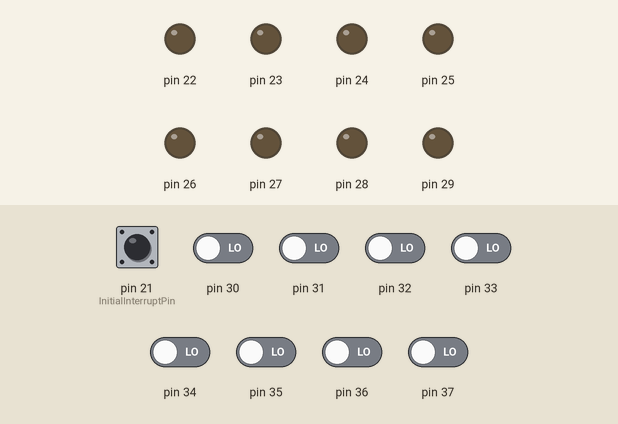
Simulated run of this sketch. Board: Arduino Mega 2560, built with avr-gcc and run on an emulated ATmega2560. Shown: output pins drawn as LEDs (lit = HIGH). Inputs (shaded band) come from the test bench; at power-on: pin 21 (InitialInterruptPin) HIGH, pin 30–37 LOW.

Above: at 1.2 s.
1.3 s: pin 21 (InitialInterruptPin) pulled LOW for 0.15 s
At 2.5 s:
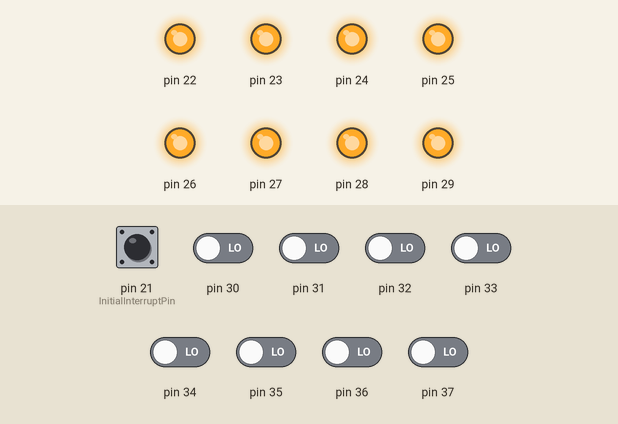
Timing chart, 0 to 4.3 s (numbered marks = the images above; inputs shaded):
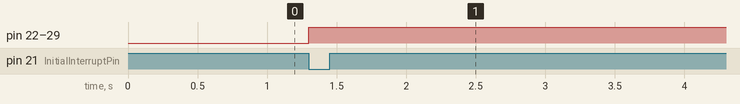

The sketch:

flankenerkunnung_interrupt_casi_sa77.ino
```cpp
#include <MaxMatrix.h>

const byte InitialInterruptPin = 21;
byte input = 0;

void setup() {
  // put your setup code here, to run once:
  DDRA=B11111111 ;
  DDRC =B00000000;
  pinMode(InitialInterruptPin, INPUT_PULLUP);
  attachInterrupt(digitalPinToInterrupt(InitialInterruptPin), playtone, FALLING);
}

void loop() {
  // put your main code here, to run repeatedly:

}
void timerstart() {
  cli();//stop interrupts
  TCCR2A = 0;// set entire TCCR2A register to 0
  TCCR2B = 0;// same for TCCR2B
  TCNT2  = 0;//initialize counter value to 0
  // set compare match register for 8khz increments
  OCR2A = 34;// = (16*10^6) / (7142,8571428571*64) - 1 (must be <256)
  // turn on CTC mode
  TCCR2A |= (1 << WGM21);
  // Set CS22 bit for 64 prescaler
  TCCR2B |= (1 << CS22);
  // enable timer compare interrupt
  TIMSK2 |= (1 << OCIE2A);
  sei();
}

ISR(TIMER2_COMPA_vect)
{
    playtone();
}

void playtone()
{
  input = PINC;
  switch (input) {
  case B01111111:
    PORTA = B11011111;
    break;
  default:
    PORTA = B11111111;
    break;

    }

}
```

Measured:
- after the input at 1.3 s, pin 22–29: LOW → HIGH at once
